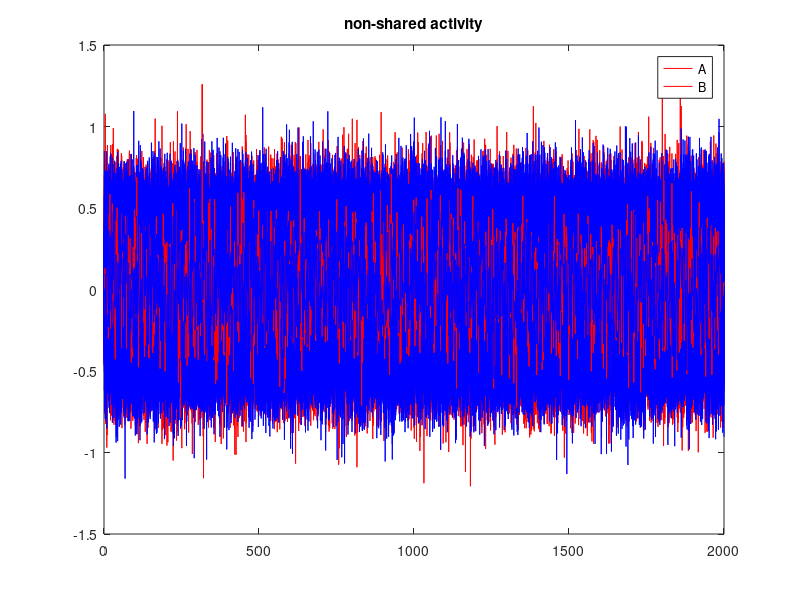

Here is the MATLAB script that generated this plot: (Note: this script raises an error after producing the figure.)
% NeuroMatch Conference Demo.

%Abstract Title: "A Gaussian Noise Neural Channel Modulate the Functional
%Connectivity in the Brain"

% Version Information
%
%   1.0: 20/9/20 - The original version of the program was created before
%   and modified up to this data. (Qiang Li)
%
%   2.0: 2/10/20 - The formatting of the program was modified for inclusion
%   in the toolbox. (Qiang Li)

% Modified by Qiang Li

clear; clc; close all;

addpath(genpath('2017_RBIG'))

numTrials=200;
numSubjs=25;
%%%%%%%%%%%%%%%%%%%%%%%%%%%%%%%%%%%%%%%%%%%%%%%%%%%%%%%%%%%%%%%%%%%%%%%%%%%
%                create sources of non-shared noise
%%%%%%%%%%%%%%%%%%%%%%%%%%%%%%%%%%%%%%%%%%%%%%%%%%%%%%%%%%%%%%%%%%%%%%%%%%%
nsNoiseA=.25*randn(2000,numTrials,numSubjs);
nsNoiseB=.25*randn(2000,numTrials,numSubjs);
nsNoiseC=.25*randn(2000,numTrials,numSubjs);
nsNoiseD=.25*randn(2000,numTrials,numSubjs);
nsNoiseE=.25*randn(2000,numTrials,numSubjs);
nsNoiseF=.25*randn(2000,numTrials,numSubjs);

% Visualization all trials 
for i = 1:length(numSubjs)
    for j =1:length(numTrials)
        figure(1), plot(nsNoiseA(1:end, :, i),'r'), axis('on')
        hold on
        figure(1), plot(nsNoiseB(1:end, :, i),'b'), axis('on')
        title('non-shared activity')
        hold on
        legend('A', 'B')
    end
end

% Visualization one trials 
for i = 1:length(numSubjs)
    for j =1:length(numTrials)
        figure(1), plot(nsNoiseA(1:end, j, i),'r'), axis('on')
        hold on
        figure(1), plot(nsNoiseB(1:end, j, i),'b'), axis('on')
        title('non-shared activity')
        hold on
        legend('A', 'B')
    end
end


%%%%%%%%%%%%%%%%%%%%%%%%%%%%%%%%%%%%%%%%%%%%%%%%%%%%%%%%%%%%%%%%%%%%%%%%%%%
%                create sources of non-shared activity
%%%%%%%%%%%%%%%%%%%%%%%%%%%%%%%%%%%%%%%%%%%%%%%%%%%%%%%%%%%%%%%%%%%%%%%%%%%
nsActivityA=randn(2000,numTrials,numSubjs);
nsActivityB=randn(2000,numTrials,numSubjs);
nsActivityC=randn(2000,numTrials,numSubjs);
nsActivityD=randn(2000,numTrials,numSubjs);
nsActivityE=randn(2000,numTrials,numSubjs);
nsActivityF=randn(2000,numTrials,numSubjs);

% Visualization all trials 
for i = 1:length(numSubjs)
    for j =1:length(numTrials)
        figure(3), plot(nsActivityA(1:end, :, i),'r'), axis('on')
        hold on
        figure(3), plot(nsActivityB(1:end, :, i),'b'), axis('on')
        title('non-shared activity')
        hold on
        legend('A', 'B')
        
    end
end

% Visualization one trials
for i = 1:length(numSubjs)
    for j =1:length(numTrials)
        figure(3), plot(nsActivityA(1:end, j, i),'r'), axis('on')
        hold on
        figure(3), plot(nsActivityB(1:end, j, i),'b'), axis('on')
        title('non-shared activity')
        hold on
        legend('A', 'B')
        
    end
end


%%%%%%%%%%%%%%%%%%%%%%%%%%%%%%%%%%%%%%%%%%%%%%%%%%%%%%%%%%%%%%%%%%%%%%%%%%%
%                create source of shared activity
%%%%%%%%%%%%%%%%%%%%%%%%%%%%%%%%%%%%%%%%%%%%%%%%%%%%%%%%%%%%%%%%%%%%%%%%%%%
sharedActivity=randn(2000,numTrials,numSubjs);

% Visualization all trials 
for i = 1:length(numSubjs)
    for j =1:length(numTrials)
        figure(5), plot(sharedActivity(1:end, j, i),'r'), axis('on'), title('shared activity')
        hold on
    end
end
% Visualization one trials 
for i = 1:length(numSubjs)
    for j =1:length(numTrials)
        figure(8), plot(sharedActivity(1:end, :, i),'r'), axis('on'), title('shared activity')
        hold on
    end
end

%%%%%%%%%%%%%%%%%%%%%%%%%%%%%%%%%%%%%%%%%%%%%%%%%%%%%%%%%%%%%%%%%%%%%%%%%%%
%                create time series in the brain
%%%%%%%%%%%%%%%%%%%%%%%%%%%%%%%%%%%%%%%%%%%%%%%%%%%%%%%%%%%%%%%%%%%%%%%%%%%
sAct1_nsAct1_nsN1_A=sharedActivity+nsActivityA+nsNoiseA;
sAct1_nsAct1_nsN1_B=sharedActivity+nsActivityB+nsNoiseB;
sAct1_nsAct1_nsN1_C=sharedActivity+nsActivityC+nsNoiseC;
sAct1_nsAct1_nsN1_D=sharedActivity+nsActivityD+nsNoiseD;
sAct1_nsAct1_nsN1_E=sharedActivity+nsActivityE+nsNoiseE;
sAct1_nsAct1_nsN1_F=sharedActivity+nsActivityF+nsNoiseF;

% Visualization all trials
R1=[];
for i = 1:length(numSubjs)
    for j = 1:length(numTrials)
        figure(10), plot(sAct1_nsAct1_nsN1_A(1:end, :, i), 'r');
        hold on 
        plot(sAct1_nsAct1_nsN1_B(1:end, :, i), 'b');
        [r1,p1] = corrcoef(sAct1_nsAct1_nsN1_A(1:end, :, i), sAct1_nsAct1_nsN1_B(1:end, :, i));
        sperr_corr1 = [R1, r1];
        axis('off'), title('RegionA of Time Series')
        legend('A', 'B', ['R=', num2str(0.74)])
    end
end
mean(sperr_corr1)

% Visualization mean trials
R1=[];
for i = 1:length(numSubjs)
    for j = 1:length(numTrials)
        figure(12), plot(mean(sAct1_nsAct1_nsN1_A(1:end, :, i)), 'r')
        hold on 
        plot(mean(sAct1_nsAct1_nsN1_B(1:end, :, i)), 'b')
        [r1,p1] = corrcoef(sAct1_nsAct1_nsN1_A(1:end, :, i), sAct1_nsAct1_nsN1_B(1:end, :, i));
        sperr_corr1 = [R1, r1];
        axis('off'), title('RegionA of Time Series')
        legend('A', 'B', ['R=', num2str(0.74)])
    end
end
mean(sperr_corr1)

%%%%%%%%%%%%%%%%%%%%%%%%%%%%%%%%%%%%%%%%%%%%%%%%%%%%%%%%%%%%%%%%%%%%%%%%%%%%%%%%%%%%%%%%
% Experiment 1: Increased shared activity amplitude (2x) in both regions
%%%%%%%%%%%%%%%%%%%%%%%%%%%%%%%%%%%%%%%%%%%%%%%%%%%%%%%%%%%%%%%%%%%%%%%%%%%%%%%%%%%%%%%%

disp('Increased shared activity amplitude (2x)')

sAct2_nsAct1_nsN1_A=(2*sharedActivity)+nsActivityA+nsNoiseA;
sAct2_nsAct1_nsN1_B=(2*sharedActivity)+nsActivityB+nsNoiseB;

R2 = [];
for i = 1:length(numSubjs)
    for j = 1:length(numTrials)
        figure(5), plot(sAct2_nsAct1_nsN1_A(1:end, :, i), 'r')
        hold on 
        plot(sAct2_nsAct1_nsN1_B(1:end, :, i), 'b')
        [r2,p2] = corrcoef(sAct2_nsAct1_nsN1_A(1:end, :, i), sAct2_nsAct1_nsN1_B(1:end, :, i));
        sperr_corr2 = [R2, r2];
        axis('off'), title('regionA and regionB of Time Series')
        legend('A', 'B', ['R=', num2str(0.89)])

    end
end
mean(sperr_corr2);

plvBefore=zeros(numSubjs,1);
plvAfter=zeros(numSubjs,1);

for subjNum=1:numSubjs
  srate = 100; %Hz
  filtSpec.order = 50;
  filtSpec.range = [10 20]; %Hz
  dat=zeros(2,2000,numTrials);
  dat(1,:,:)=sAct1_nsAct1_nsN1_A(:,:,subjNum);
  dat(2,:,:)=sAct1_nsAct1_nsN1_B(:,:,subjNum);
  plvB = pn_eegPLV(dat, srate, filtSpec);
  plvBefore(subjNum)=mean(mean(plvB(25:end, 1, 2)));
  dat=zeros(2,2000,numTrials);
  dat(1,:,:)=sAct2_nsAct1_nsN1_A(:,:,subjNum);
  dat(2,:,:)=sAct2_nsAct1_nsN1_B(:,:,subjNum);
  plvA = pn_eegPLV(dat, srate, filtSpec);
  plvAfter(subjNum)=mean(mean(plvA(25:end, 1, 2)));
end

[h,pval,ci,stats]=ttest2(plvAfter, plvBefore);
disp(['PLV before: ' num2str(mean(plvBefore)) ', After: ' num2str(mean(plvAfter)) ';  T-test t-value: ' num2str(stats.tstat) ', p-value: ' num2str(pval)])


%%%%%%%%%%%%%%%%%%%%%%%%%%%%%%%%%%%%%%%%%%%%%%%%%%%%%%%%%%%%%%%%%%%%%%%%%%%%%%%%%%%%%%%%
% Experiment 2: Increased non-shared activity amplitude (2x) in both regions
%%%%%%%%%%%%%%%%%%%%%%%%%%%%%%%%%%%%%%%%%%%%%%%%%%%%%%%%%%%%%%%%%%%%%%%%%%%%%%%%%%%%%%%%

disp('Increased non-shared activity amplitude (2x) in both regions')
sAct1_nsAct2_nsN1_A=sharedActivity+(2*nsActivityA)+nsNoiseA;
sAct1_nsAct2_nsN1_B=sharedActivity+(2*nsActivityB)+nsNoiseB;
plvBefore=zeros(numSubjs,1);
plvAfter=zeros(numSubjs,1);

for subjNum=1:numSubjs
    srate = 100; %Hz
    filtSpec.order = 50;
    filtSpec.range = [10 20]; %Hz
    dat=zeros(2,2000,numTrials);
    dat(1,:,:)=sAct1_nsAct1_nsN1_A(:,:,subjNum);
    dat(2,:,:)=sAct1_nsAct1_nsN1_B(:,:,subjNum);
    plvB = pn_eegPLV(dat, srate, filtSpec);
    plvBefore(subjNum)=mean(mean(plvB(25:end, 1, 2)));
    dat=zeros(2,2000,numTrials);
    dat(1,:,:)=sAct1_nsAct2_nsN1_A(:,:,subjNum);
    dat(2,:,:)=sAct1_nsAct2_nsN1_B(:,:,subjNum);
    plvA = pn_eegPLV(dat, srate, filtSpec);
    plvAfter(subjNum)=mean(mean(plvA(25:end, 1, 2)));
end
[h,pval,ci,stats]=ttest2(plvAfter, plvBefore);
disp(['PLV before: ' num2str(mean(plvBefore)) ', After: ' num2str(mean(plvAfter)) ' T-test t-value: ' num2str(stats.tstat) ', p-value: ' num2str(pval)])


%%%%%%%%%%%%%%%%%%%%%%%%%%%%%%%%%%%%%%%%%%%%%%%%%%%%%%%%%%%%%%%%%%%%%%%%%%%%%%%%%%%%%%%%
% Experiment 3: Increased shared (2x) & non-shared (2x) activity amplitude in both regions
%%%%%%%%%%%%%%%%%%%%%%%%%%%%%%%%%%%%%%%%%%%%%%%%%%%%%%%%%%%%%%%%%%%%%%%%%%%%%%%%%%%%%%%%

disp('Increased shared (2x) & non-shared (2x) activity amplitude in both regions')
sAct2_nsAct2_nsN1_A=(2*sharedActivity)+(2*nsActivityA)+nsNoiseA;
sAct2_nsAct2_nsN1_B=(2*sharedActivity)+(2*nsActivityB)+nsNoiseB;
plvBefore=zeros(numSubjs,1);
plvAfter=zeros(numSubjs,1);

for subjNum=1:numSubjs
    srate = 100; %Hz
    filtSpec.order = 50;
    filtSpec.range = [10 20]; %Hz
    dat=zeros(2,2000,numTrials);
    dat(1,:,:)=sAct1_nsAct1_nsN1_A(:,:,subjNum);
    dat(2,:,:)=sAct1_nsAct1_nsN1_B(:,:,subjNum);
    plvB = pn_eegPLV(dat, srate, filtSpec);
    plvBefore(subjNum)=mean(mean(plvB(25:end, 1, 2)));
    dat=zeros(2,2000,numTrials);
    dat(1,:,:)=sAct2_nsAct2_nsN1_A(:,:,subjNum);
    dat(2,:,:)=sAct2_nsAct2_nsN1_B(:,:,subjNum);
    plvA = pn_eegPLV(dat, srate, filtSpec);
    plvAfter(subjNum)=mean(mean(plvA(25:end, 1, 2)));
end
[h,pval,ci,stats]=ttest2(plvAfter, plvBefore);
disp(['PLV before: ' num2str(mean(plvBefore)) ', After: ' num2str(mean(plvAfter)) ' T-test t-value: ' num2str(stats.tstat) ', p-value: ' num2str(pval)])

%%%%%%%%%%%%%%%%%%%%%%%%%%%%%%%%%%%%%%%%%%%%%%%%%%%%%%%%%%%%%%%%%%%%%%%%%%%%%%%%%%%%%%%%
% Experiment 4: Increased nosie activity amplitude in both regions
%%%%%%%%%%%%%%%%%%%%%%%%%%%%%%%%%%%%%%%%%%%%%%%%%%%%%%%%%%%%%%%%%%%%%%%%%%%%%%%%%%%%%%%%

disp('Increased nosie activity amplitude 2x in both regions')

sAct2_nsAct2_nsN1_A=(sharedActivity)+(nsActivityA)+2*nsNoiseA;
sAct2_nsAct2_nsN1_B=(sharedActivity)+(nsActivityB)+2*nsNoiseB;

plvBefore=zeros(numSubjs,1);
plvAfter=zeros(numSubjs,1);

for subjNum=1:numSubjs
    srate = 100; %Hz
    filtSpec.order = 50;
    filtSpec.range = [10 20]; %Hz
    dat=zeros(2,2000,numTrials);
    dat(1,:,:)=sAct1_nsAct1_nsN1_A(:,:,subjNum);
    dat(2,:,:)=sAct1_nsAct1_nsN1_B(:,:,subjNum);
    plvB = pn_eegPLV(dat, srate, filtSpec);
    plvBefore(subjNum)=mean(mean(plvB(25:end, 1, 2)));
    dat=zeros(2,2000,numTrials);
    dat(1,:,:)=sAct2_nsAct2_nsN1_A(:,:,subjNum);
    dat(2,:,:)=sAct2_nsAct2_nsN1_B(:,:,subjNum);
    plvA = pn_eegPLV(dat, srate, filtSpec);
    plvAfter(subjNum)=mean(mean(plvA(25:end, 1, 2)));
end
[h,pval,ci,stats]=ttest2(plvAfter, plvBefore);
disp(['PLV before: ' num2str(mean(plvBefore)) ', After: ' num2str(mean(plvAfter)) ' T-test t-value: ' num2str(stats.tstat) ', p-value: ' num2str(pval)])

%%%%%%%%%%%%%%%%%%%%%%%%%%%%%%%%%%%%%%%%%%%%%%%%%%%%%%%%%%%%%%%%%%%%%%%%%%%%%%%%%%%%%%%%
% Experiment 4.1: Increased nosie activity amplitude (2x) in both regions
% REDUNDANCY MEASURED
%%%%%%%%%%%%%%%%%%%%%%%%%%%%%%%%%%%%%%%%%%%%%%%%%%%%%%%%%%%%%%%%%%%%%%%%%%%%%%%%%%%%%%%%
disp('Increased nosie activity amplitude 2x in both regions --Redundancy Measured')

tc_coll_before1=[];
tc_coll_after2=[];

PARAMS.N_lay = 3;

for subjNum=1:numSubjs
    dat1=zeros(2, 2000,numTrials);
    dat1(1,:,:)=sAct1_nsAct1_nsN1_A(:,:,subjNum);
    dat1(2,:,:)=sAct1_nsAct1_nsN1_B(:,:,subjNum);
    Y1 =  reshape(dat1, [2, 2000*200]);
    [datT Trans PARAMS] = RBIG_2017(Y1, PARAMS);
    tc1 = sum(cat(1, PARAMS.MIs));
    figure(34), plot(PARAMS.MIs), xlabel('Iterations'), ylabel('TC'), title('Convergence'), hold on
    figure(45), subplot(121), plot(Y1(1,:), Y1(2,:), 'm.'), subplot(122), plot(datT(1,:), datT(2,:), 'm.')
    tc_coll_before1 = [tc_coll_before1 tc1];
    
    dat2=zeros(2, 2000,numTrials);
    dat2(1,:,:)=sAct1_nsAct2_nsN1_A(:,:,subjNum);
    dat2(2,:,:)=sAct1_nsAct2_nsN1_B(:,:,subjNum);
    Y2 =  reshape(dat2, [2, 2000*200]);
    [datT Trans PARAMS] = RBIG_2017(Y2, PARAMS);
    tc2 = sum(cat(1, PARAMS.MIs));
    figure(343), plot(PARAMS.MIs), xlabel('Iterations'), ylabel('TC'), title('Convergence'), hold on
    figure(453), subplot(121), plot(Y2(1,:), Y2(2,:), 'm.'), subplot(122), plot(datT(1,:), datT(2,:), 'm.')
    tc_coll_after2 = [tc_coll_after2 tc2];
    
end

TC_before1 = real(mean(tc_coll_before1))
TC_after2 = real(mean(tc_coll_after2))
Redundancy = TC_before1 - TC_after2
[h,pval,ci,stats]=ttest2(tc_coll_before1, tc_coll_after2);
disp(['TC before: ' num2str(TC_before1) ', After: ' num2str(TC_after2) ' T-test t-value: ' num2str(stats.tstat) ', p-value: ' num2str(pval)])

figure(102)
boxplot([tc_coll_before1', tc_coll_after2'],'Notch','on','Labels',{'Before','After'}, 'Whisker',1)
title('TC Change')

%%%%%%%%%%%%%%%%%%%%%%%%%%%%%%%%%%%%%%%%%%%%%%%%%%%%%%%%%%%%%%%%%%%%%%%%%%%%%%%%%%%%%%%%
% Experiment 4.1: Increased nosie activity amplitude (2x) in both regions
% REDUNDANCY MEASURED V.S PLV
%%%%%%%%%%%%%%%%%%%%%%%%%%%%%%%%%%%%%%%%%%%%%%%%%%%%%%%%%%%%%%%%%%%%%%%%%%%%%%%%%%%%%%%%
disp('Increased non-shared activity amplitude (2x) in both regions')
sAct1_nsAct2_nsN1_A=sharedActivity+(2*nsActivityA)+nsNoiseA;
sAct1_nsAct2_nsN1_B=sharedActivity+(2*nsActivityB)+nsNoiseB;
plvBefore=zeros(numSubjs,1);
plvAfter=zeros(numSubjs,1);

for subjNum=1:numSubjs
    srate = 100; %Hz
    filtSpec.order = 50;
    filtSpec.range = [10 20]; %Hz
    dat=zeros(2,2000,numTrials);
    dat(1,:,:)=sAct1_nsAct1_nsN1_A(:,:,subjNum);
    dat(2,:,:)=sAct1_nsAct1_nsN1_B(:,:,subjNum);
    plvB = pn_eegPLV(dat, srate, filtSpec);
    plvBefore(subjNum)=mean(mean(plvB(25:end, 1, 2)));
    dat=zeros(2,2000,numTrials);
    dat(1,:,:)=sAct1_nsAct2_nsN1_A(:,:,subjNum);
    dat(2,:,:)=sAct1_nsAct2_nsN1_B(:,:,subjNum);
    plvA = pn_eegPLV(dat, srate, filtSpec);
    plvAfter(subjNum)=mean(mean(plvA(25:end, 1, 2)));
end
[h,pval,ci,stats]=ttest2(plvAfter, plvBefore);
disp(['PLV before: ' num2str(mean(plvBefore)) ', After: ' num2str(mean(plvAfter)) ' T-test t-value: ' num2str(stats.tstat) ', p-value: ' num2str(pval)])

figure(122)
boxplot([plvBefore,plvAfter],'Notch','on','Labels',{'Before','After'}, 'Whisker',1)
title('PLV Change')
